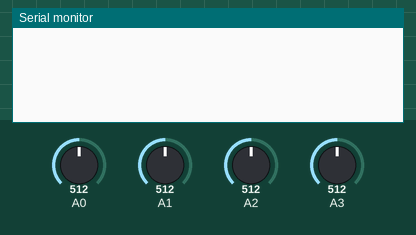
A sketch run on a simulated Arduino Uno, built with avr-gcc and run on an emulated ATmega328P. Shown: the last lines printed to the serial monitor. Inputs (shaded band) come from the test bench; at power-on: A0 = 512, A1 = 512, A2 = 512, A3 = 512.

Above: at 1.2 s.
1.3 s: A0 set to 482
At 1.8 s:
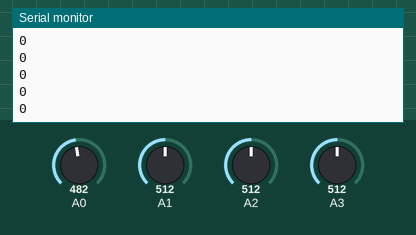
3.2 s: A1 set to 490
At 4.2 s:
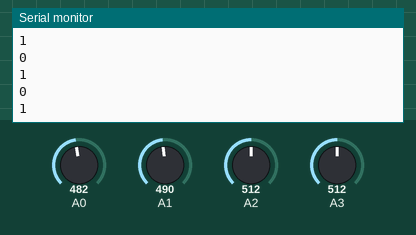
4.7 s: A2 set to 490
At 5.7 s:
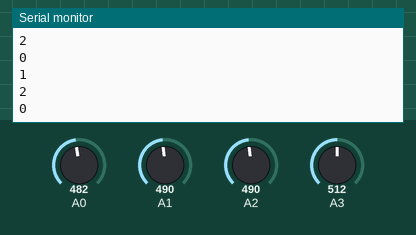
6.2 s: A3 set to 490
At 7.0 s:
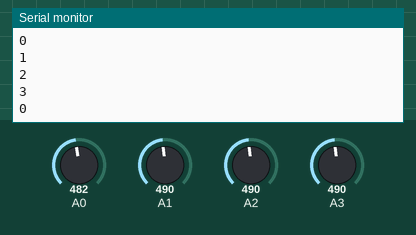
Timing chart, 0 to 8.7 s (numbered marks = the images above; inputs shaded):
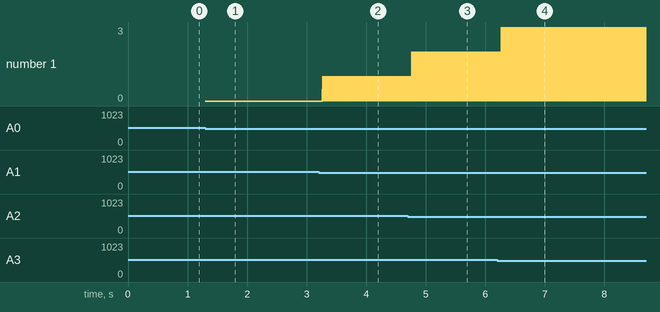

The sketch:

prj_25_ph_56_rnd_70_grp_5_owner_892_b75bbc.ino
```cpp
//Références : https://ouiaremakers.com/posts/tutoriel-diy-transformer-une-arduino-uno-en-pseudo-makey-makey

int sensor[2][6] = { // tableau de int à 2 dimensions
  {0, 1, 2, 3, 4},
  {0, 0, 0, 0, 0}
};

int valeurMin = 500; // seuil de détection du passage du courant


void setup() {
  Serial.begin(9600);
}


void loop() {

  //assigne à chaque case de la seconde ligne du tableau la valeur du courant pour le doigt correspondant
  for (int i = 0; i < 4; i++) {
    sensor[1][i] = analogRead(sensor[0][i]);

    //si cette valeur est en dessous du seuil de détection, on envoie à Processing le numéro du doigt correspondant
    if (sensor[1][i]<valeurMin){

      Serial.println(sensor[0][i]);
    }
  }

}
```

Measured:
- the behaviour switches between 500 and 499 on A0 (found by bisection; images 0 and 1)
- after the input at 1.3 s, the serial monitor: prints a new line at once (image 1)
- after the input at 3.2 s, the serial monitor: prints a new line after 0.07 s (image 2)
- after the input at 4.7 s, the serial monitor: prints a new line after 0.07 s (image 3)
- after the input at 6.2 s, the serial monitor: prints a new line after 0.07 s (image 4)
- plotted number 1: 0 → 1 after the input at 3.2 s
